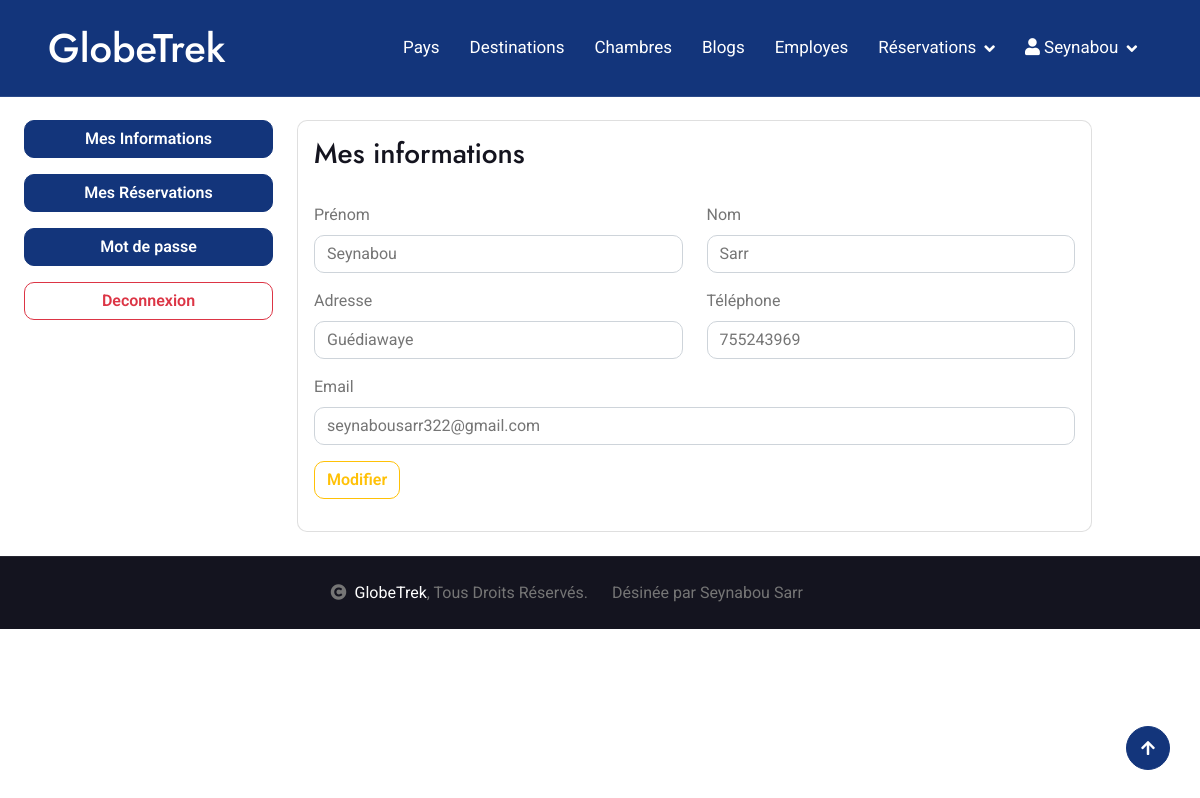
The page /?page=profil (signed in) on the database its author committed.
### tables this page shows
CREATE TABLE `users` (
  `id` int(11) NOT NULL,
  `prenom` varchar(255) NOT NULL,
  `nom` varchar(255) NOT NULL,
  `adresse` varchar(255) NOT NULL,
  `tel` varchar(255) NOT NULL,
  `email` varchar(255) NOT NULL,
  `mdp` varchar(255) NOT NULL,
  `role` varchar(255) NOT NULL
);

### controllers/profilcontroller.php (called while the page is built, shortened)
<?php
if (isset($_SESSION["user"])) {
    $user = avoirInfoUtilisateur($_SESSION["user"]->id);
}else{
 return header("location:?page=home");
    exit();
}
require_once("views/includes/entete.php");
require_once("views/profil.php");

### models/database.php (called while the page is built, shortened)
<?php
try {
$db = new PDO("mysql:host=localhost;dbname=c10_globetrek", "root", "");
} catch (PDOException $e) {
    echo "Erreur: ".$e->getMessage()." a la ligne ".__LINE__;
}
function avoirInfoUtilisateur($id){
    global $db;
    try {
        $q = $db->prepare("SELECT * FROM users WHERE id=:id");
        $q->execute([
            "id" => $id
        ]);
        return $q->fetch(PDO::FETCH_OBJ);
    }catch (PDOException $e) {
        setmessage ("Erreur: ".$e->getMessage()." a la ligne ".__LINE__, "danger");
    }
}

### views/profil/info.php (the view)
<div class="card card-body mb-4">
    <h3 class="">Mes informations</h3>
    <form action="" method="post">
        <div class="row mt-4">
            <div class="form-group col-md-6 mb-3">
                <label for="prenom" class="form-label">Prénom</label>
                <input type="text" class="form-control" id="prenom" name="prenom" value="<?= $_SESSION["user"]->prenom ?>" required>
            </div>
            <div class="form-group col-md-6 mb-3">
                <label for="nom" class="form-label">Nom</label>
                <input type="text" class="form-control" id="nom" name="nom" value="<?= $_SESSION["user"]->nom ?>" required>
            </div>
            <div class="form-group col-md-6 mb-3">
                <label for="Adresse" class="form-label">Adresse</label>
                <input type="text" class="form-control" id="adresse" name="adresse" value="<?= $_SESSION["user"]->adresse ?>" required>
            </div>
            <div class="form-group col-md-6 mb-3">
                <label for="telephone" class="form-label">Téléphone</label>
                <input type="tel" class="form-control" id="tel" name="tel" value="<?= $_SESSION["user"]->tel ?>" required>
            </div>
            <div class="form-group col-md-12 mb-3">
                <label for="email" class="form-label">Email</label>
                <input type="email" class="form-control" id="email" name="email" value="<?= $_SESSION["user"]->email ?>" required>
            </div>
            <div class="form-group col-md-6 mb-3">
                <button type="submit" name="modifier" class="btn btn-outline-warning">Modifier</button>
            </div>
        </div>
    </form>
</div>

### views/includes/entete.php (shortened to what this page needs)
<!DOCTYPE html>
<html lang="en">
    <head>
        <link rel="stylesheet" href="https://use.fontawesome.com/releases/v5.15.4/css/all.css"/>
        <link href="https://cdn.jsdelivr.net/npm/bootstrap-icons@1.4.1/font/bootstrap-icons.css" rel="stylesheet">
        <link href="assets/lib/owlcarousel/assets/owl.carousel.min.css" rel="stylesheet">
        <link href="assets/lib/lightbox/css/lightbox.min.css" rel="stylesheet">
        <link href="assets/css/bootstrap.min.css" rel="stylesheet">
        <link rel="stylesheet" href="https://cdn.datatables.net/2.3.2/css/dataTables.dataTables.css"/>
        <link href="assets/css/style.css" rel="stylesheet">
    </head>
    <body>
        <div class="container-fluid">
            <nav class="navbar navbar-expand-lg bg-primary navbar-light px-4 px-lg-5 py-3 py-lg-0">
                <a href="?page=home" class="navbar-brand p-0">
                    <h1 class="m-0 bg-primary text-white "><i class=""></i>GlobeTrek</h1>
                </a>
                <div class="collapse navbar-collapse bg-primary text-white" id="navbarCollapse">
                    <div class="navbar-nav ms-auto py-0">
                        <?php if(isset($_SESSION["user"]) && $_SESSION["user"]->role == "admin"): ?>
                            <div class="navbar-nav ms-auto py-0">
                                <a href="?page=pays" class="nav-item nav-link">Pays</a>
                                <a href="?page=destination" class="nav-item nav-link">Destinations</a>
                                <a href="?page=chambreAdmin" class="nav-item nav-link">Chambres</a>
                                <a href="?page=blogAdmin" class="nav-item nav-link">Blogs</a>
                                <a href="?page=employeAdmin" class="nav-item nav-link">Employes</a>
                                <div class="nav-item dropdown">
                                    <a href="#" class="nav-link dropdown-toggle" data-bs-toggle="dropdown">Réservations</a>
                            </div>
                        <?php endif; ?>
                        <?php if(isset($_SESSION["user"])): ?>
                        <div class="dropdown">
                            <a href="packages.html" class="nav-item nav-link dropdown-toggle " data-bs-toggle="dropdown"><i class="fa fa-user"></i> <?= $_SESSION["user"]->prenom ?></a>
                        </div>
                        <?php else: ?>
                        <a href="?page=connexion" class="nav-item nav-link ">Connexion</a>
                        <?php endif; ?>
                    </div>
                </div>
            </nav>
        </div>

### assets/css/style.css (style rules this page uses)
.btn { font-weight: 600; transition: .5s; }
.navbar-light .navbar-nav .nav-link { font-family: 'Roboto', sans-serif; position: relative; padding: 35px 15px; color: var(--bs-white) !important; font-size: 17px; font-weight: 400; outline: none; transition: .5s; }
.navbar-light .navbar-brand h1 { color: var(--bs-white); }
.navbar .dropdown-toggle::after { border: none; content: "\f107"; font-family: "Font Awesome 5 Free"; font-weight: 900; vertical-align: middle; margin-left: 8px; }
@media (min-width: 992px) { .navbar-light { position: absolute; width: 100%; top: 0; left: 0; border-bottom: 1px solid rgba(255, 255, 255, .1); z-index: 999; } }
@media (min-width: 992px) { .navbar-light .navbar-nav .nav-link::before { position: absolute; content: ""; width: 100%; height: 0; bottom: -1px; left: 0; background: var(--bs-primary); transition: .5s; z-index: -1; } }

### rows shown on the page
users: prenom "Seynabou", nom "Sarr", adresse "Guédiawaye", tel "755243969", email "seynabousarr322@gmail.com"
